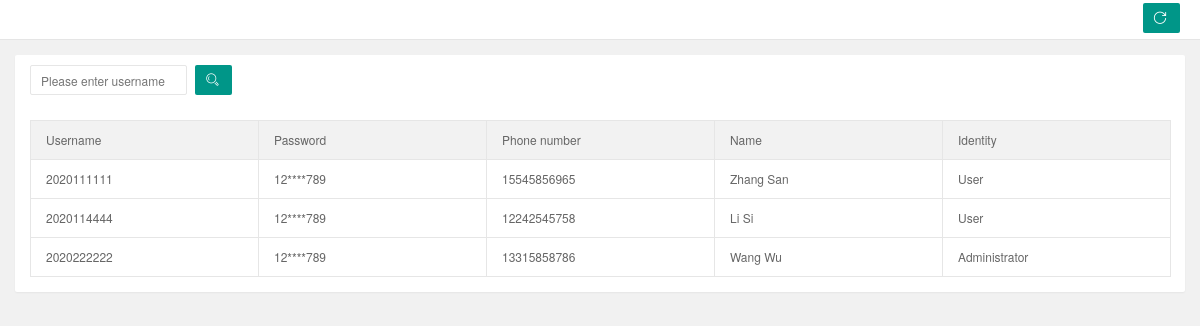
The page /userAdmin on the database its author committed.
### app/models.py (models this page shows)
class User(db.Model):
    __tablename__ = 'user'
    id = db.Column(db.Integer, primary_key=True)
    username = db.Column(db.String(50))
    password = db.Column(db.String(50))
    phone = db.Column(db.String(50))
    name = db.Column(db.String(50))
    job = db.Column(db.Boolean())

### app/views.py (the view)
@app.route('/userAdmin', methods=['GET', 'POST'])
def userAdmin():
    user_list = User.query.all()
    user = []
    for i in user_list:
        temp = ''
        num = 0
        length = len(i.password)
        for j in i.password:
            if (num >= 0 and num <= 1) or (num >= length - 3 and num <= length - 1):
                temp = temp + j
            else:
                temp = temp + '*'
            num += 1
        user.append([i, temp])
    return render_template('userAdmin.html', user=user)

### app/templates/userAdmin.html (shortened to what this page needs)
<!DOCTYPE html>
<html lang="en" class="x-admin-sm">
<head>
    <link rel="stylesheet" href="../static/lib/X-admin/css/font.css">
    <link rel="stylesheet" href="../static/lib/X-admin/css/xadmin.css">
</head>
<body>
    <div class="x-nav">
        <a class="layui-btn layui-btn-small" style="line-height:1.6em;margin-top:3px;float:right" onclick="location.reload()" title="刷新">
            <i class="layui-icon layui-icon-refresh" style="line-height:30px"></i>
        </a>
    </div>
    <div class="layui-fluid">
        <div class="layui-row layui-col-space15">
            <div class="layui-col-md12">
                <div class="layui-card">
                    <div class="layui-card-body ">
                        <form class="layui-form layui-col-space5">
                            <div class="layui-inline layui-show-xs-block">
                                <input type="text" name="username"  placeholder="Please enter username" autocomplete="off" class="layui-input">
                            </div>
                            <div class="layui-inline layui-show-xs-block">
                                <button class="layui-btn"  lay-submit="" lay-filter="sreach"><i class="layui-icon">&#xe615;</i></button>
                            </div>
                        </form>
                    </div>
                    <div class="layui-card-body layui-table-body layui-table-main">
                        <table class="layui-table layui-form">
                            <thead>
                                <tr>
                                    <th>Username</th>
                                    <th>Password</th>
                                    <th>Phone number</th>
                                    <th>Name</th>
                                    <th>Identity</th>
                                </tr>
                            </thead>
                            <tbody>
                            {% for i in user %}
                                <tr>
                                    <td>{{ i[0].username }}</td>
                                    <td>{{ i[1] }}</td>
                                    <td>{{ i[0].phone }}</td>
                                    <td>{{ i[0].name }}</td>
                                    {% if i[0].job == true %}
                                    <td>Administrator</td>
                                    {% else %}
                                    <td>User</td>
                                    {% endif %}
                                </tr>
                            {% endfor %}
                            </tbody>
                        </table>
                    </div>
                </div>
            </div>
        </div>
    </div>
</body>
</html>

### rows shown on the page
User: username "2020111111", i "12****789", phone "15545856965", name "Zhang San", job "User"
User: username "2020114444", i "12****789", phone "12242545758", name "Li Si", job "User"
User: username "2020222222", i "12****789", phone "13315858786", name "Wang Wu", job "Administrator"
